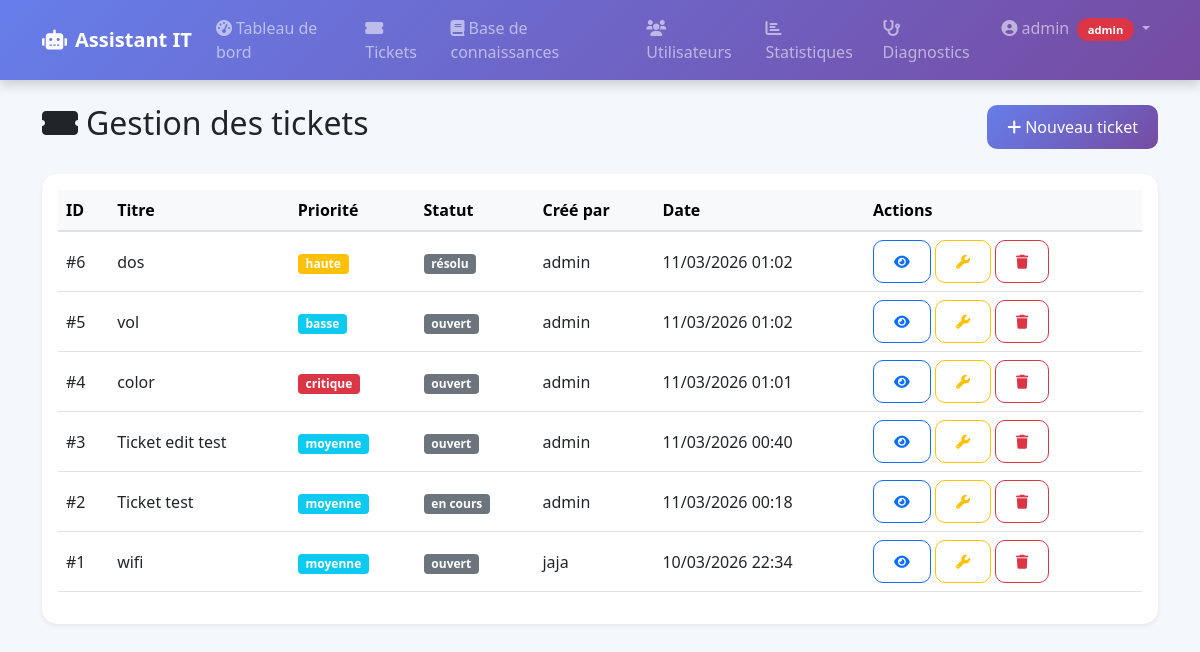
/tickets/ (signed in), run on the app's committed database.
### it_assistant/models.py (models this page shows, shortened)
class User(db.Model, UserMixin):
    __tablename__ = 'users'
    id = db.Column(db.Integer, primary_key=True)
    username = db.Column(db.String(64), unique=True, nullable=False)
    email = db.Column(db.String(120), unique=True, nullable=False)
    password_hash = db.Column(db.String(128))
    role = db.Column(db.String(20), default='user')  # 'user', 'technician', 'admin'
    created_at = db.Column(db.DateTime, default=datetime.utcnow)
    tickets_created = db.relationship('Ticket', foreign_keys='Ticket.user_id', backref='author', lazy='dynamic')
    tickets_assigned = db.relationship('Ticket', foreign_keys='Ticket.assigned_to', backref='technician', lazy='dynamic')
    knowledge_entries = db.relationship('KnowledgeBase', backref='author', lazy='dynamic')
    settings = db.relationship('UserSettings', backref='user', uselist=False, cascade='all, delete-orphan')
    logs = db.relationship('Log', backref='user', lazy='dynamic')
    def is_technician(self):
        return self.role in ['technician', 'admin']
    def is_admin(self):
        return self.role == 'admin'

class Ticket(db.Model):
    __tablename__ = 'tickets'
    id = db.Column(db.Integer, primary_key=True)
    title = db.Column(db.String(100), nullable=False)
    description = db.Column(db.Text, nullable=False)
    status = db.Column(db.String(20), default='ouvert')  # ouvert, en cours, résolu, fermé
    priority = db.Column(db.String(20), default='moyenne')  # basse, moyenne, haute, critique
    created_at = db.Column(db.DateTime, default=datetime.utcnow)
    updated_at = db.Column(db.DateTime, default=datetime.utcnow, onupdate=datetime.utcnow)
    user_id = db.Column(db.Integer, db.ForeignKey('users.id'), nullable=False)
    assigned_to = db.Column(db.Integer, db.ForeignKey('users.id'), nullable=True)
    resolution = db.Column(db.Text, nullable=True)  # Solution apportée

### it_assistant/views/tickets.py (the view)
@tickets_bp.route('/')
@login_required
def list_tickets():
    if not current_user.is_technician():
        flash('Accès non autorisé.', 'danger')
        return redirect(url_for('main.dashboard'))
    tickets = Ticket.query.order_by(Ticket.created_at.desc()).all()
    return render_template('tickets.html', tickets=tickets)

### it_assistant/models.py (called while the page is built)
@login_manager.user_loader
def load_user(user_id):
    return User.query.get(int(user_id))

### it_assistant/templates/tickets.html (shortened to what this page needs)
{% extends "base.html" %}
{% block content %}
<div class="d-flex justify-content-between align-items-center mb-4">
    <h2><i class="fas fa-ticket-alt me-2"></i>Gestion des tickets</h2>
    <a href="{{ url_for('tickets.new_ticket') }}" class="btn btn-primary">
        <i class="fas fa-plus me-1"></i>Nouveau ticket
    </a>
</div>
<div class="card shadow-sm border-0">
    <div class="card-body">
        <div class="table-responsive">
            <table class="table table-hover align-middle">
                <thead class="table-light">
                    <tr>
                        <th>ID</th>
                        <th>Titre</th>
                        <th>Priorité</th>
                        <th>Statut</th>
                        <th>Créé par</th>
                        <th>Date</th>
                        <th>Actions</th>
                    </tr>
                </thead>
                <tbody>
                    {% for ticket in tickets %}
                    <tr>
                        <td>#{{ ticket.id }}</td>
                        <td>{{ ticket.title }}</td>
                        <td>
                            <span class="badge bg-{{ 'danger' if ticket.priority=='critique' else 'warning' if ticket.priority=='haute' else 'info' }}">{{ ticket.priority }}</span>
                        </td>
                        <td>
                            <span class="badge bg-secondary">{{ ticket.status }}</span>
                        </td>
                        <td>{{ ticket.author.username }}</td>
                        <td>{{ ticket.created_at.strftime('%d/%m/%Y %H:%M') }}</td>
                        <td>
                            <a href="{{ url_for('tickets.view_ticket', ticket_id=ticket.id) }}" class="btn btn-sm btn-outline-primary" title="Voir">
                                <i class="fas fa-eye"></i>
                            </a>
                            <a href="{{ url_for('tickets.resolve_ticket', ticket_id=ticket.id) }}" class="btn btn-sm btn-outline-warning" title="Résoudre">
                                <i class="fas fa-wrench"></i>
                            </a>
                            {% if current_user.is_admin() or current_user.id == ticket.user_id %}
                            <form action="{{ url_for('tickets.delete_ticket', ticket_id=ticket.id) }}" method="POST" style="display:inline;">
                                <button type="submit" class="btn btn-sm btn-outline-danger" onclick="return confirm('Supprimer ce ticket ?');" title="Supprimer">
                                    <i class="fas fa-trash"></i>
                                </button>
                            </form>
                            {% endif %}
                        </td>
                    </tr>
                    {% else %}
                    <tr>
                        <td colspan="7" class="text-center py-4 text-muted">Aucun ticket trouvé.</td>
                    </tr>
                    {% endfor %}
                </tbody>
            </table>
        </div>
    </div>
</div>
{% endblock %}

### it_assistant/templates/base.html (shortened to what this page needs)
<!DOCTYPE html>
<html lang="fr" data-theme="{{ current_user.settings.theme if current_user.is_authenticated and current_user.settings else 'light' }}">
<head>
    <link href="https://cdn.jsdelivr.net/npm/bootstrap@5.1.3/dist/css/bootstrap.min.css" rel="stylesheet">
    <link rel="stylesheet" href="https://cdnjs.cloudflare.com/ajax/libs/font-awesome/6.0.0-beta3/css/all.min.css">
    <link rel="stylesheet" href="{{ url_for('static', filename='css/style.css') }}">
</head>
<body>
    <nav class="navbar navbar-expand-lg navbar-dark" style="background: linear-gradient(135deg, #667eea 0%, #764ba2 100%); box-shadow: 0 4px 12px rgba(0,0,0,0.2);">
        <div class="container">
            <a class="navbar-brand fw-bold" href="{{ url_for('main.index') }}">
                <i class="fas fa-robot me-2"></i>Assistant IT
            </a>
            <div class="collapse navbar-collapse" id="navbarNav">
                <ul class="navbar-nav ms-auto">
                    {% if current_user.is_authenticated %}
                        <li class="nav-item">
                            <a class="nav-link" href="{{ url_for('main.dashboard') }}">
                                <i class="fas fa-tachometer-alt me-1"></i>Tableau de bord
                            </a>
                        </li>
                        {% if current_user.is_technician() or current_user.is_admin() %}
                            <li class="nav-item">
                                <a class="nav-link" href="{{ url_for('tickets.list_tickets') }}">
                                    <i class="fas fa-ticket-alt me-1"></i>Tickets
                                </a>
                            </li>
                        {% endif %}
                        {% if current_user.is_admin() %}
                            <li class="nav-item">
                                <a class="nav-link" href="{{ url_for('knowledge.list_knowledge') }}">
                                    <i class="fas fa-book me-1"></i>Base de connaissances
                                </a>
                            </li>
                            <li class="nav-item">
                                <a class="nav-link" href="{{ url_for('admin.list_users') }}">
                                    <i class="fas fa-users me-1"></i>Utilisateurs
                                </a>
                            </li>
                            <li class="nav-item">
                                <a class="nav-link" href="{{ url_for('admin.stats') }}">
                                    <i class="fas fa-chart-bar me-1"></i>Statistiques
                                </a>
                            </li>
                        {% endif %}
                        <li class="nav-item">
                            <a class="nav-link" href="{{ url_for('main.diagnostic') }}">
                                <i class="fas fa-stethoscope me-1"></i>Diagnostics
                            </a>
                        </li>
                        <li class="nav-item dropdown">
                            <a class="nav-link dropdown-toggle" href="#" id="userDropdown" role="button" data-bs-toggle="dropdown">
                                <i class="fas fa-user-circle me-1"></i>{{ current_user.username }}
                                <span class="badge bg-{{ 'danger' if current_user.role=='admin' else 'warning' if current_user.role=='technician' else 'secondary' }} ms-1">
                                    {{ current_user.role }}
                                </span>
                            </a>
                        </li>
                    {% endif %}
                </ul>
            </div>
        </div>
    </nav>
    <div class="container mt-4">
        {% block content %}{% endblock %}
    </div>
</body>
</html>

### it_assistant/static/css/style.css (style rules this page uses)
:root { --app-bg: #f4f7fc; --app-text: #212529; --app-muted: #6c757d; --app-surface: #ffffff; --app-surface-2: #f8f9fa; --app-border: #dee2e6; }
body { background-color: var(--app-bg); color: var(--app-text); font-family: 'Segoe UI', Tahoma, Geneva, Verdana, sans-serif; }
.card { border-radius: 15px; border: none; box-shadow: 0 10px 20px rgba(0,0,0,0.08); transition: transform 0.2s, box-shadow 0.2s; background-color: var(--app-surface); margin-bottom: 20px; }
.table thead th { border-bottom: 2px solid var(--app-border); font-weight: 600; background-color: var(--app-surface-2); }
.card, .alert { animation: fadeIn 0.3s ease-out; }
.btn { border-radius: 10px; padding: 10px 20px; font-weight: 500; }
.btn-primary { background: linear-gradient(135deg, #667eea 0%, #764ba2 100%); border: none; }
.navbar .badge { font-size: 0.7rem; padding: 0.35rem 0.65rem; border-radius: 30px; }

### data on the page
User: username "admin", role "admin"
Ticket: id "6", title "dos", priority "haute", status "résolu", author.username "admin", created_at "11/03/2026 01:02"
Ticket: id "5", title "vol", priority "basse", status "ouvert", author.username "admin", created_at "11/03/2026 01:02"
Ticket: id "4", title "color", priority "critique", status "ouvert", author.username "admin", created_at "11/03/2026 01:01"
Ticket: id "3", title "Ticket edit test", priority "moyenne", status "ouvert", author.username "admin", created_at "11/03/2026 00:40"
Ticket: id "2", title "Ticket test", priority "moyenne", status "en cours", author.username "admin", created_at "11/03/2026 00:18"
Ticket: id "1", title "wifi", priority "moyenne", status "ouvert", author.username "jaja", created_at "10/03/2026 22:34"
